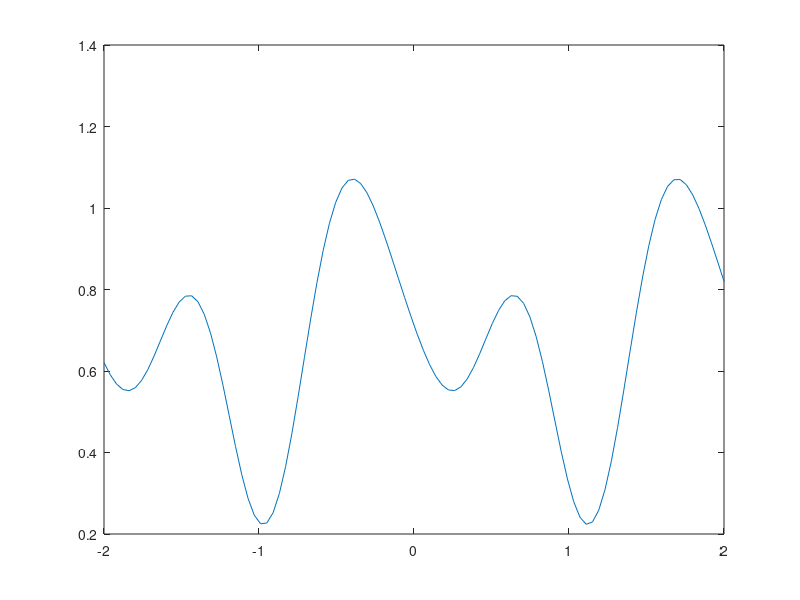

MATLAB code for this plot:
function simple_gp_sample

	% Choose a set of x locations.
	N = 100;
	x = linspace( -2, 2, N);   

	% Specify the covariance between function
    % values, depending on their location.
	for j = 1:N
		for k = 1:N
		    sigma(j,k) = covariance( x(j), x(k) );
		end
	end

    % Specify that the prior mean of f is zero.
    mu = zeros(N, 1);

	% Sample from a multivariate Gaussian.
	f = mvnrnd( mu, sigma );

	plot(x, f); 
end

% Periodic covariance function.
function c = covariance(x, y)
    c = exp( -0.5*( sin(( x - y )*1.5).^2 ));
end
